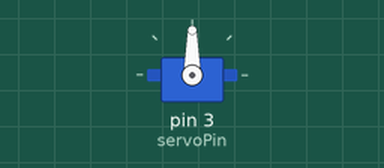
Recording of a sketch running on a simulated Arduino Uno, built with avr-gcc and run on an emulated ATmega328P. Shown: servo.

Above: at 0.05 s.
Timing chart, 0 to 3.0 s (numbered marks = the images above):
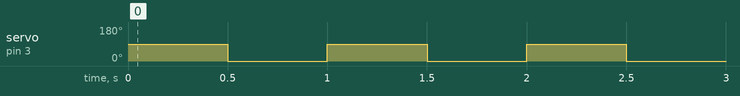

The sketch:

servo_demo.ino
```cpp
#include <Servo.h>

int servoPin = 3;         //remember to choose a PWM capable pin
Servo servo1;


void setup() {
  pinMode(servoPin,OUTPUT);
  servo1.attach(servoPin);
}

void loop() {
  //waves servo back and forth
  servo1.write(90);
  delay(500);             //servos need some time delay to move to position
  servo1.write(0);
  delay(500);
}
```

Measured:
- by itself, servo on pin 3 (servoPin): alternates 90° for 0.50 s and 0° for 0.50 s
